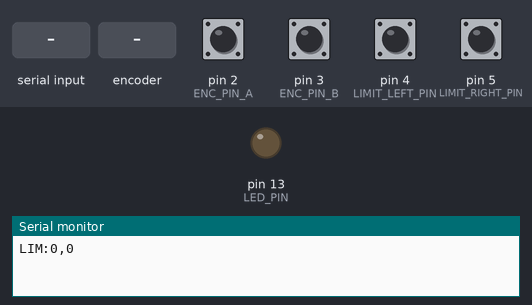
Bench run of a sketch on a simulated Arduino Uno, built with avr-gcc and run on an emulated ATmega328P. On the bench: output pins drawn as LEDs (lit = HIGH), the last lines printed to the serial monitor. The test bench sets the inputs (shaded band); at power-on: pin 2 (ENC_PIN_A), pin 3 (ENC_PIN_B), pin 4 (LIMIT_LEFT_PIN), pin 5 (LIMIT_RIGHT_PIN) HIGH.

Above: at 1.2 s.
1.3 s: "TOGGLE\n" received over Serial
At 2.5 s:
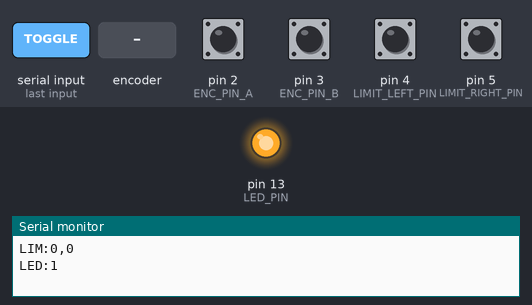
2.8 s: rotary encoder on pin 2 (ENC_PIN_A) / pin 3 (ENC_PIN_B) turned 1 step (first pin leading)
4.5 s: "RESET_ENC\n" received over Serial
Timing chart, 0 to 7.5 s (numbered marks = the images above; inputs shaded):
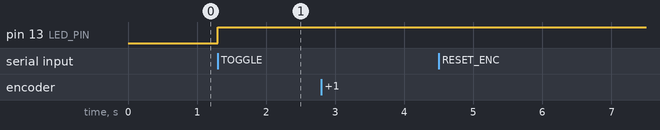

Measured:
- after the input at 1.3 s, pin 13 (LED_PIN): LOW → HIGH at once

The sketch:

led_toggle.ino
```cpp
/**
 * Test firmware for @real-pendulum/sensor-service.
 * Upload to your Arduino, then set SENSOR_SERIAL_PORT (e.g. COM3) and start sensor-service.
 *
 * Protocol (115200 baud, newline-delimited):
 *   PC -> board: "TOGGLE\n"
 *   board -> PC: "LED:0\n" or "LED:1\n"
 *   PC -> board: "RESET_ENC\n" — zero encoder counter; board -> PC: "ZERO:OK\n" then "ENC:0\n"
 *
 * Rotary encoder (quadrature): CLK/A -> D2, DT/B -> D3 (interrupt pins on Uno).
 * Board -> PC: "ENC:<count>\n" whenever the integral position changes (signed tick count).
 *
 * Limit switches (INPUT_PULLUP, closed to GND when active): left -> D4, right -> D5.
 * Board -> PC: "LIM:<0|1>,<0|1>\n" (left,right) when either changes — 1 = pressed/active (LOW).
 */
const int LED_PIN = LED_BUILTIN;
const int ENC_PIN_A = 2;
const int ENC_PIN_B = 3;
const int LIMIT_LEFT_PIN = 4;
const int LIMIT_RIGHT_PIN = 5;

bool ledOn = false;

volatile long encoderPosition = 0;
long lastEncSent = 0;

void encoderISR() {
  static uint8_t oldAB = 3;
  uint8_t AB = (digitalRead(ENC_PIN_A) << 1) | digitalRead(ENC_PIN_B);
  uint8_t idx = (oldAB << 2) | AB;
  static const int8_t encStates[] = {
    0, -1, 1, 0,
    1, 0, 0, -1,
    -1, 0, 0, 1,
    0, 1, -1, 0
  };
  /* Subtract so clockwise knob motion matches increasing ENC ticks / dial angle for this wiring. */
  encoderPosition -= encStates[idx];
  oldAB = AB;
}

void setup() {
  Serial.begin(115200);
  pinMode(LED_PIN, OUTPUT);
  digitalWrite(LED_PIN, LOW);

  pinMode(ENC_PIN_A, INPUT_PULLUP);
  pinMode(ENC_PIN_B, INPUT_PULLUP);
  pinMode(LIMIT_LEFT_PIN, INPUT_PULLUP);
  pinMode(LIMIT_RIGHT_PIN, INPUT_PULLUP);
  attachInterrupt(digitalPinToInterrupt(ENC_PIN_A), encoderISR, CHANGE);
  attachInterrupt(digitalPinToInterrupt(ENC_PIN_B), encoderISR, CHANGE);
}

void loop() {
  if (Serial.available()) {
    String line = Serial.readStringUntil('\n');
    line.trim();
    if (line.equalsIgnoreCase("TOGGLE")) {
      ledOn = !ledOn;
      digitalWrite(LED_PIN, ledOn ? HIGH : LOW);
      Serial.print("LED:");
      Serial.println(ledOn ? "1" : "0");
    } else if (line.equalsIgnoreCase("RESET_ENC")) {
      noInterrupts();
      encoderPosition = 0;
      interrupts();
      lastEncSent = 0;
      Serial.println("ZERO:OK");
      Serial.print("ENC:");
      Serial.println((long)0);
    }
  }

  long now = encoderPosition;
  if (now != lastEncSent) {
    Serial.print("ENC:");
    Serial.println(now);
    lastEncSent = now;
  }

  bool lp = digitalRead(LIMIT_LEFT_PIN) == LOW;
  bool rp = digitalRead(LIMIT_RIGHT_PIN) == LOW;
  uint8_t limPacked = (lp ? 1u : 0u) | ((rp ? 1u : 0u) << 1);
  static uint8_t lastLimPacked = 4;
  if (limPacked != lastLimPacked) {
    Serial.print("LIM:");
    Serial.print(lp ? '1' : '0');
    Serial.print(',');
    Serial.println(rp ? '1' : '0');
    lastLimPacked = limPacked;
  }
}
```
